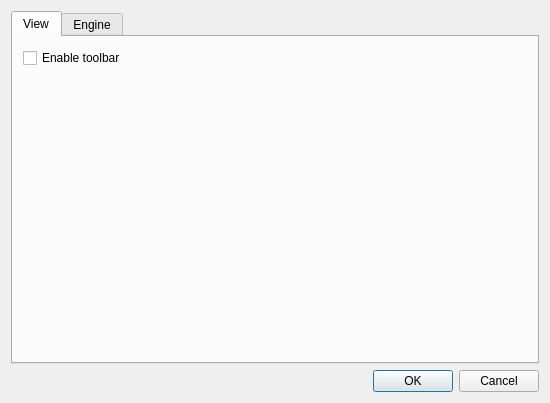
<?xml version="1.0" encoding="UTF-8"?>
<ui version="4.0">
 <class>Preferences</class>
 <widget class="QDialog" name="Preferences">
  <property name="geometry">
   <rect>
    <x>0</x>
    <y>0</y>
    <width>550</width>
    <height>403</height>
   </rect>
  </property>
  <property name="windowTitle">
   <string>Preferences</string>
  </property>
  <layout class="QVBoxLayout" name="verticalLayout">
   <item>
    <widget class="QTabWidget" name="tabWidget">
     <property name="currentIndex">
      <number>0</number>
     </property>
     <widget class="QWidget" name="viewTab">
      <attribute name="title">
       <string>View</string>
      </attribute>
      <widget class="QCheckBox" name="checkBox">
       <property name="geometry">
        <rect>
         <x>10</x>
         <y>10</y>
         <width>141</width>
         <height>22</height>
        </rect>
       </property>
       <property name="text">
        <string>Enable toolbar</string>
       </property>
      </widget>
     </widget>
     <widget class="QWidget" name="engineTab">
      <attribute name="title">
       <string>Engine</string>
      </attribute>
      <widget class="QGroupBox" name="groupBox">
       <property name="geometry">
        <rect>
         <x>0</x>
         <y>0</y>
         <width>531</width>
         <height>101</height>
        </rect>
       </property>
       <property name="title">
        <string>Scripts location</string>
       </property>
       <layout class="QGridLayout" name="gridLayout">
        <item row="0" column="0" colspan="2">
         <widget class="QRadioButton" name="radioButton">
          <property name="text">
           <string>Default</string>
          </property>
         </widget>
        </item>
        <item row="1" column="0">
         <widget class="QRadioButton" name="radioButton_2">
          <property name="text">
           <string/>
          </property>
         </widget>
        </item>
        <item row="1" column="1">
         <widget class="QPlainTextEdit" name="plainTextEdit">
          <property name="verticalScrollBarPolicy">
           <enum>Qt::ScrollBarAlwaysOff</enum>
          </property>
          <property name="horizontalScrollBarPolicy">
           <enum>Qt::ScrollBarAlwaysOff</enum>
          </property>
         </widget>
        </item>
        <item row="1" column="2">
         <widget class="QToolButton" name="toolButton">
          <property name="text">
           <string>...</string>
          </property>
         </widget>
        </item>
       </layout>
      </widget>
     </widget>
    </widget>
   </item>
   <item>
    <widget class="QDialogButtonBox" name="buttonBox">
     <property name="orientation">
      <enum>Qt::Horizontal</enum>
     </property>
     <property name="standardButtons">
      <set>QDialogButtonBox::Cancel|QDialogButtonBox::Ok</set>
     </property>
    </widget>
   </item>
  </layout>
 </widget>
 <resources/>
 <connections>
  <connection>
   <sender>buttonBox</sender>
   <signal>accepted()</signal>
   <receiver>Preferences</receiver>
   <slot>accept()</slot>
   <hints>
    <hint type="sourcelabel">
     <x>248</x>
     <y>254</y>
    </hint>
    <hint type="destinationlabel">
     <x>157</x>
     <y>274</y>
    </hint>
   </hints>
  </connection>
  <connection>
   <sender>buttonBox</sender>
   <signal>rejected()</signal>
   <receiver>Preferences</receiver>
   <slot>reject()</slot>
   <hints>
    <hint type="sourcelabel">
     <x>316</x>
     <y>260</y>
    </hint>
    <hint type="destinationlabel">
     <x>286</x>
     <y>274</y>
    </hint>
   </hints>
  </connection>
 </connections>
</ui>
